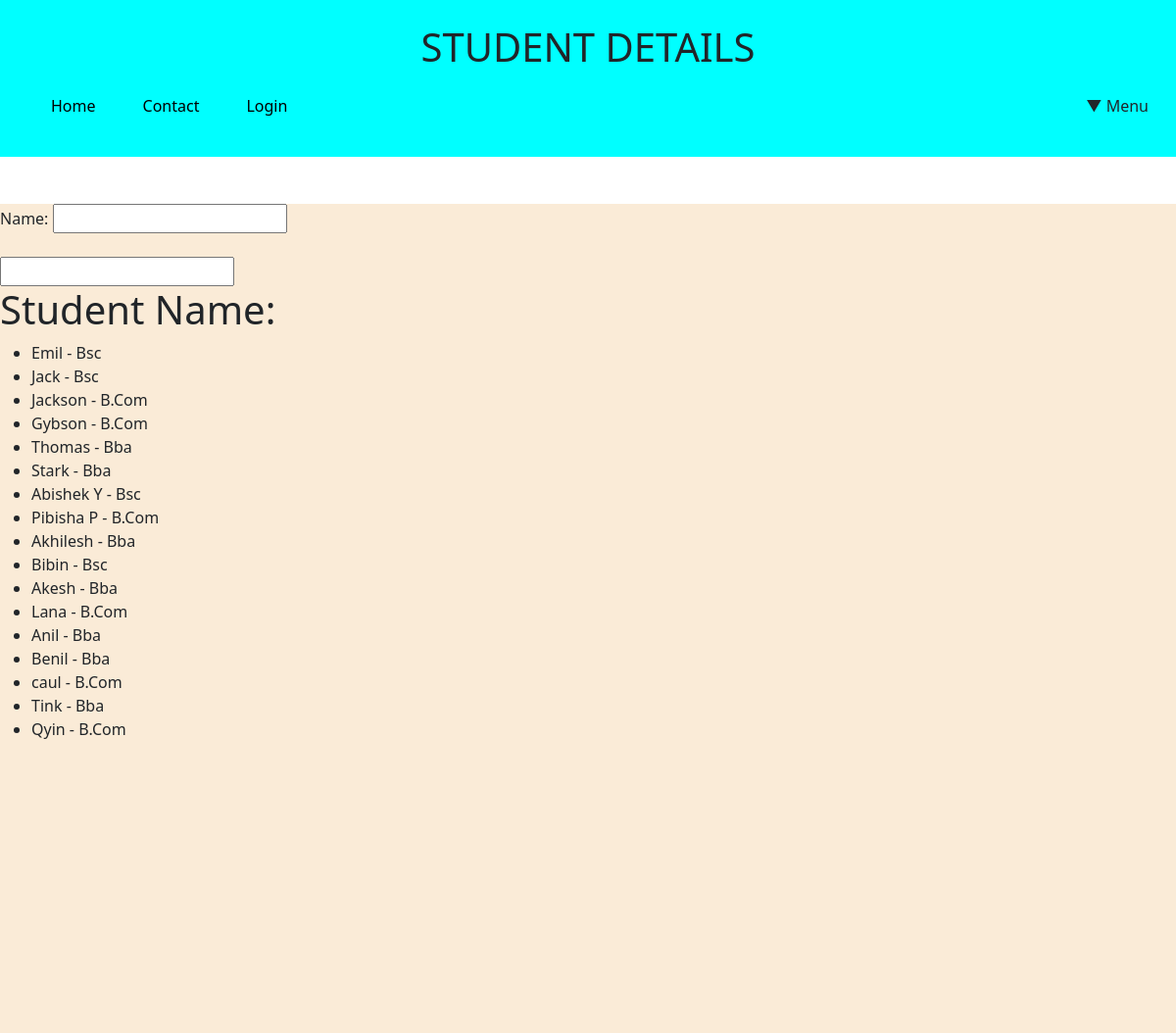
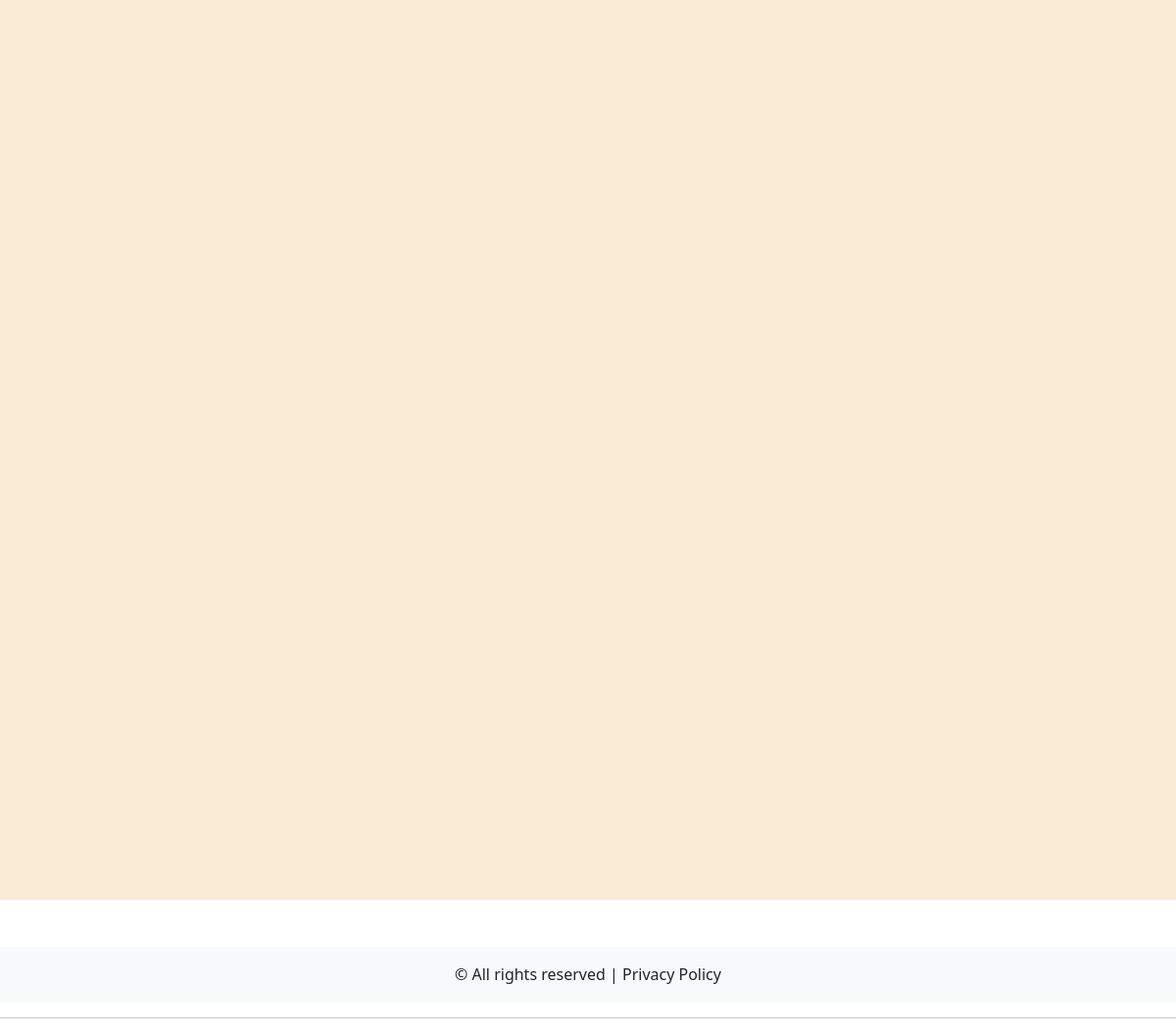
The app's page /search/ with its own data (2 pictures, top to bottom).
### student/models.py (models this page shows, shortened)
class student(models.Model):
    DEPARTMENT_CHOICES = [
        ('Bsc','Bsc'),
        ('B.Com','B.Com'),
        ('Bba','Bba')
    ]
    name=models.CharField(max_length=255,null=True)
    email = models.EmailField(unique=True, null=True, blank=True)
    deaprtment=models.CharField(max_length=255,choices=DEPARTMENT_CHOICES)
    grade=models.CharField(max_length=2,null=True)
    mark=models.IntegerField(default=0)
    image = models.ImageField(upload_to='student_images/', null=True, blank=True)

### student/views.py (the view, shortened to what this page needs)
# urls.py: path('search/',views.search,name='search'),
def search(request):
    print(request.user)
    mymem=student.objects.all().values()
    context={
        'Stud_Form':StudentForm2(),
        'mymem':mymem
    }
    return render(request,'search.html',context)

### student/forms.py
class StudentForm2(ModelForm):
    class Meta:
        model = student
        fields = ['name']

### student/templates/search.html (shortened to what this page needs)
{% extends 'base.html' %}
{% block content %}
<body>
    <br>
    <div id="d1" >
        <form action="" method="POST">
            {{ Stud_Form }}
            <br>
            <input type="search">
        </form>
        <h1>Student Name:</h1>
        <ul>
            {% for x in mymem %}
                <li>{{ x.name }} - {{ x.deaprtment }}</li>
            {% endfor %}
        </ul>
    </div>
</body>
{% endblock %}

### student/static/mycss.css (style rules this page uses)
#d1 { background-color: antiquewhite; padding-bottom: 100%; margin-top: 2%; }

### records on screen
student: name "Emil", deaprtment "Bsc"
student: name "Jack", deaprtment "Bsc"
student: name "Jackson", deaprtment "B.Com"
student: name "Gybson", deaprtment "B.Com"
student: name "Thomas", deaprtment "Bba"
student: name "Stark", deaprtment "Bba"
student: name "Abishek Y", deaprtment "Bsc"
student: name "Pibisha P", deaprtment "B.Com"
student: name "Akhilesh", deaprtment "Bba"
student: name "Bibin", deaprtment "Bsc"
student: name "Akesh", deaprtment "Bba"
student: name "Lana", deaprtment "B.Com"
student: name "Anil", deaprtment "Bba"
student: name "Benil", deaprtment "Bba"
student: name "caul", deaprtment "B.Com"
student: name "Tink", deaprtment "Bba"
student: name "Qyin", deaprtment "B.Com"
